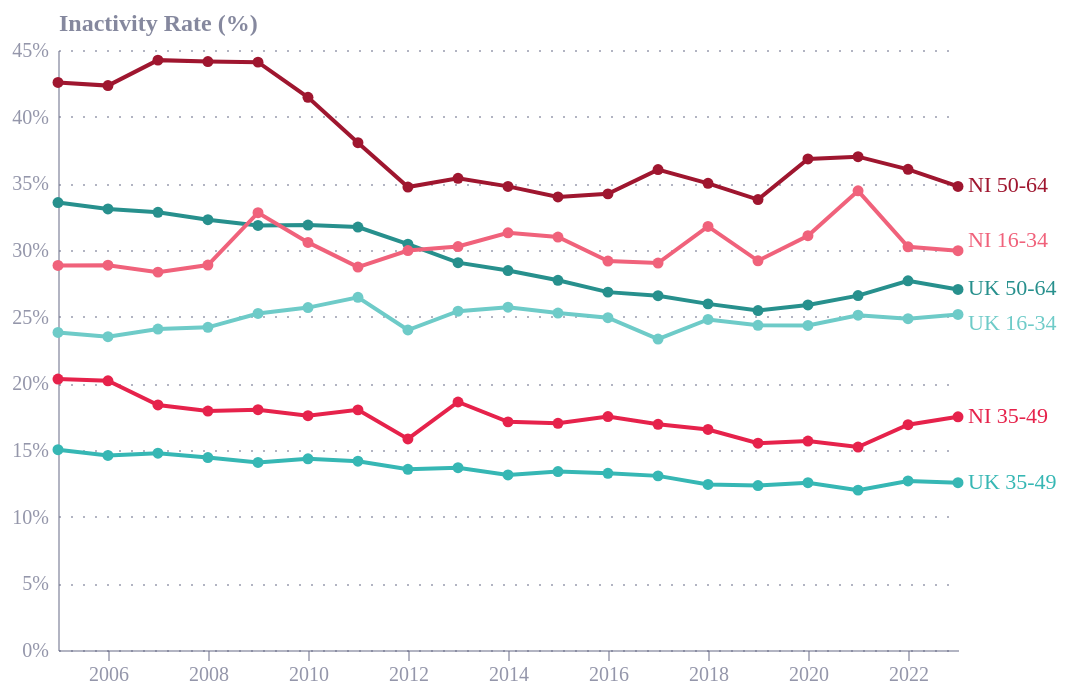

The Vega-Lite source for this figure:
### Vega-Lite specification from a JSON file in a GitHub repository (floating-point values rounded to 4 significant figures)
{"config": {"font": "Circular Std", "mark": {"line": {"interpolate": "monotone"}}, "view": {"stroke": "transparent", "width": 400, "height": 300}, "range": {"category": ["#36B7B4", "#E6224B", "#F4C245", "#0063AF", "#00A767", "#179FDB", "#EB5C2E"], "diverging": ["#E6224B", "#E54753", "#C9C9C9", "#179FDB", "#122B39"], "heatmap": ["#C9C9C9", "#179FDB", "#0063AF", "#122B39"], "ordinal": ["#00A767", "#36B7B4", "#179FDB", "#0063AF", "#243B5A"]}, "axisX": {"domainColor": "#676A86", "domainOpacity": 0.5, "grid": false, "labelAngle": 0, "labelColor": "#676A86", "labelOpacity": 0.7, "orient": "bottom", "tickColor": "#676A86", "tickCount": 10, "tickOpacity": 0.5, "title": false, "titleAlign": "center", "titleAnchor": "middle", "titleColor": "#676A86", "titleFontSize": 12, "titleOpacity": 0.8, "titleY": -15}, "axisY": {"domainColor": "#676A86", "domainOpacity": 0.5, "gridColor": "#676A86", "gridDash": [1, 5], "gridOpacity": 0.5, "labelColor": "#676A86", "labelOpacity": 0.7, "labelPadding": 5, "tickColor": "#676A86", "tickCount": 8, "tickOpacity": 0.5, "ticks": false, "titleAlign": "left", "titleAngle": 0, "titleBaseline": "bottom", "titleColor": "#676A86", "titleFontSize": 12, "titleOpacity": 0.8, "titleX": 0, "titleY": -7}}, "layer": [{"mark": {"type": "line", "point": true}, "encoding": {"color": {"field": "series", "legend": null, "scale": {"range": ["#f0627b", "#e6224b", "#9f162f", "#6ecbc8", "#36b7b4", "#27908d"]}, "title": "Country", "type": "nominal"}, "x": {"field": "date", "title": "", "type": "temporal"}, "y": {"axis": {"format": "%"}, "field": "value", "title": "Inactivity Rate (%)", "type": "quantitative"}}}, {"mark": {"type": "text", "align": "left", "dx": 5, "dy": {"expr": "datum.series == 'NI 16-34' ? -5 : datum.series == 'UK 16-34' ? 5 : 0"}}, "encoding": {"color": {"field": "series", "legend": null, "scale": {"range": ["#f0627b", "#e6224b", "#9f162f", "#6ecbc8", "#36b7b4", "#27908d"]}, "title": "Country", "type": "nominal"}, "text": {"field": "label", "type": "nominal"}, "x": {"field": "date", "title": "", "type": "temporal"}, "y": {"axis": {"format": "%"}, "field": "value", "title": "Inactivity Rate (%)", "type": "quantitative"}}}], "data": {"name": "data-63e2db5e23bd80776c63f15ba1bb4ec3"}, "height": 300, "width": 450, "$schema": "https://vega.github.io/schema/vega-lite/v5.8.0.json", "datasets": {"data-63e2db5e23bd80776c63f15ba1bb4ec3": [{"date": "2005-01-01T00:00:00", "series": "UK 16-34", "value": 0.2382, "label": ""}, {"date": "2006-01-01T00:00:00", "series": "UK 16-34", "value": 0.235, "label": ""}, {"date": "2007-01-01T00:00:00", "series": "UK 16-34", "value": 0.2407, "label": ""}, {"date": "2008-01-01T00:00:00", "series": "UK 16-34", "value": 0.242, "label": ""}, {"date": "2009-01-01T00:00:00", "series": "UK 16-34", "value": 0.2524, "label": ""}, {"date": "2010-01-01T00:00:00", "series": "UK 16-34", "value": 0.2568, "label": ""}, {"date": "2011-01-01T00:00:00", "series": "UK 16-34", "value": 0.2645, "label": ""}, {"date": "2012-01-01T00:00:00", "series": "UK 16-34", "value": 0.24, "label": ""}, {"date": "2013-01-01T00:00:00", "series": "UK 16-34", "value": 0.2541, "label": ""}, {"date": "2014-01-01T00:00:00", "series": "UK 16-34", "value": 0.2571, "label": ""}, {"date": "2015-01-01T00:00:00", "series": "UK 16-34", "value": 0.2527, "label": ""}, {"date": "2016-01-01T00:00:00", "series": "UK 16-34", "value": 0.2492, "label": ""}, {"date": "2017-01-01T00:00:00", "series": "UK 16-34", "value": 0.2332, "label": ""}, {"date": "2018-01-01T00:00:00", "series": "UK 16-34", "value": 0.2479, "label": ""}, {"date": "2019-01-01T00:00:00", "series": "UK 16-34", "value": 0.2435, "label": ""}, {"date": "2020-01-01T00:00:00", "series": "UK 16-34", "value": 0.2434, "label": ""}, {"date": "2021-01-01T00:00:00", "series": "UK 16-34", "value": 0.2511, "label": ""}, {"date": "2022-01-01T00:00:00", "series": "UK 16-34", "value": 0.2485, "label": ""}, {"date": "2023-01-01T00:00:00", "series": "UK 16-34", "value": 0.2517, "label": "UK 16-34"}, {"date": "2005-01-01T00:00:00", "series": "UK 35-49", "value": 0.1502, "label": ""}, {"date": "2006-01-01T00:00:00", "series": "UK 35-49", "value": 0.1459, "label": ""}, {"date": "2007-01-01T00:00:00", "series": "UK 35-49", "value": 0.1476, "label": ""}, {"date": "2008-01-01T00:00:00", "series": "UK 35-49", "value": 0.1443, "label": ""}, {"date": "2009-01-01T00:00:00", "series": "UK 35-49", "value": 0.1407, "label": ""}, {"date": "2010-01-01T00:00:00", "series": "UK 35-49", "value": 0.1434, "label": ""}, {"date": "2011-01-01T00:00:00", "series": "UK 35-49", "value": 0.1416, "label": ""}, {"date": "2012-01-01T00:00:00", "series": "UK 35-49", "value": 0.1355, "label": ""}, {"date": "2013-01-01T00:00:00", "series": "UK 35-49", "value": 0.1367, "label": ""}, {"date": "2014-01-01T00:00:00", "series": "UK 35-49", "value": 0.1313, "label": ""}, {"date": "2015-01-01T00:00:00", "series": "UK 35-49", "value": 0.1338, "label": ""}, {"date": "2016-01-01T00:00:00", "series": "UK 35-49", "value": 0.1325, "label": ""}, {"date": "2017-01-01T00:00:00", "series": "UK 35-49", "value": 0.1306, "label": ""}, {"date": "2018-01-01T00:00:00", "series": "UK 35-49", "value": 0.1242, "label": ""}, {"date": "2019-01-01T00:00:00", "series": "UK 35-49", "value": 0.1233, "label": ""}, {"date": "2020-01-01T00:00:00", "series": "UK 35-49", "value": 0.1255, "label": ""}, {"date": "2021-01-01T00:00:00", "series": "UK 35-49", "value": 0.1199, "label": ""}, {"date": "2022-01-01T00:00:00", "series": "UK 35-49", "value": 0.1268, "label": ""}, {"date": "2023-01-01T00:00:00", "series": "UK 35-49", "value": 0.1255, "label": "UK 35-49"}, {"date": "2005-01-01T00:00:00", "series": "UK 50-64", "value": 0.3356, "label": ""}, {"date": "2006-01-01T00:00:00", "series": "UK 50-64", "value": 0.3308, "label": ""}, {"date": "2007-01-01T00:00:00", "series": "UK 50-64", "value": 0.3283, "label": ""}, {"date": "2008-01-01T00:00:00", "series": "UK 50-64", "value": 0.3227, "label": ""}, {"date": "2009-01-01T00:00:00", "series": "UK 50-64", "value": 0.3184, "label": ""}, {"date": "2010-01-01T00:00:00", "series": "UK 50-64", "value": 0.3187, "label": ""}, {"date": "2011-01-01T00:00:00", "series": "UK 50-64", "value": 0.3172, "label": ""}, {"date": "2012-01-01T00:00:00", "series": "UK 50-64", "value": 0.3044, "label": ""}, {"date": "2013-01-01T00:00:00", "series": "UK 50-64", "value": 0.2905, "label": ""}, {"date": "2014-01-01T00:00:00", "series": "UK 50-64", "value": 0.2846, "label": ""}, {"date": "2015-01-01T00:00:00", "series": "UK 50-64", "value": 0.2773, "label": ""}, {"date": "2016-01-01T00:00:00", "series": "UK 50-64", "value": 0.2684, "label": ""}, {"date": "2017-01-01T00:00:00", "series": "UK 50-64", "value": 0.2657, "label": ""}, {"date": "2018-01-01T00:00:00", "series": "UK 50-64", "value": 0.2596, "label": ""}, {"date": "2019-01-01T00:00:00", "series": "UK 50-64", "value": 0.2546, "label": ""}, {"date": "2020-01-01T00:00:00", "series": "UK 50-64", "value": 0.2588, "label": ""}, {"date": "2021-01-01T00:00:00", "series": "UK 50-64", "value": 0.2658, "label": ""}, {"date": "2022-01-01T00:00:00", "series": "UK 50-64", "value": 0.2769, "label": ""}, {"date": "2023-01-01T00:00:00", "series": "UK 50-64", "value": 0.2704, "label": "UK 50-64"}, {"date": "2005-01-01T00:00:00", "series": "NI 16-34", "value": 0.2884, "label": ""}, {"date": "2006-01-01T00:00:00", "series": "NI 16-34", "value": 0.2886, "label": ""}, {"date": "2007-01-01T00:00:00", "series": "NI 16-34", "value": 0.2834, "label": ""}, {"date": "2008-01-01T00:00:00", "series": "NI 16-34", "value": 0.2887, "label": ""}, {"date": "2009-01-01T00:00:00", "series": "NI 16-34", "value": 0.328, "label": ""}, {"date": "2010-01-01T00:00:00", "series": "NI 16-34", "value": 0.3057, "label": ""}, {"date": "2011-01-01T00:00:00", "series": "NI 16-34", "value": 0.2872, "label": ""}, {"date": "2012-01-01T00:00:00", "series": "NI 16-34", "value": 0.2996, "label": ""}, {"date": "2013-01-01T00:00:00", "series": "NI 16-34", "value": 0.3026, "label": ""}, {"date": "2014-01-01T00:00:00", "series": "NI 16-34", "value": 0.3129, "label": ""}, {"date": "2015-01-01T00:00:00", "series": "NI 16-34", "value": 0.3097, "label": ""}, {"date": "2016-01-01T00:00:00", "series": "NI 16-34", "value": 0.2917, "label": ""}, {"date": "2017-01-01T00:00:00", "series": "NI 16-34", "value": 0.2902, "label": ""}, {"date": "2018-01-01T00:00:00", "series": "NI 16-34", "value": 0.3177, "label": ""}, {"date": "2019-01-01T00:00:00", "series": "NI 16-34", "value": 0.2919, "label": ""}, {"date": "2020-01-01T00:00:00", "series": "NI 16-34", "value": 0.3107, "label": ""}, {"date": "2021-01-01T00:00:00", "series": "NI 16-34", "value": 0.3444, "label": ""}, {"date": "2022-01-01T00:00:00", "series": "NI 16-34", "value": 0.3024, "label": ""}, {"date": "2023-01-01T00:00:00", "series": "NI 16-34", "value": 0.2995, "label": "NI 16-34"}, {"date": "2005-01-01T00:00:00", "series": "NI 35-49", "value": 0.2032, "label": ""}, {"date": "2006-01-01T00:00:00", "series": "NI 35-49", "value": 0.2019, "label": ""}, {"date": "2007-01-01T00:00:00", "series": "NI 35-49", "value": 0.1838, "label": ""}, {"date": "2008-01-01T00:00:00", "series": "NI 35-49", "value": 0.1792, "label": ""}, {"date": "2009-01-01T00:00:00", "series": "NI 35-49", "value": 0.1802, "label": ""}, {"date": "2010-01-01T00:00:00", "series": "NI 35-49", "value": 0.1757, "label": ""}, {"date": "2011-01-01T00:00:00", "series": "NI 35-49", "value": 0.1801, "label": ""}, {"date": "2012-01-01T00:00:00", "series": "NI 35-49", "value": 0.1583, "label": ""}, {"date": "2013-01-01T00:00:00", "series": "NI 35-49", "value": 0.186, "label": ""}, {"date": "2014-01-01T00:00:00", "series": "NI 35-49", "value": 0.1711, "label": ""}, {"date": "2015-01-01T00:00:00", "series": "NI 35-49", "value": 0.17, "label": ""}, {"date": "2016-01-01T00:00:00", "series": "NI 35-49", "value": 0.1751, "label": ""}, {"date": "2017-01-01T00:00:00", "series": "NI 35-49", "value": 0.1693, "label": ""}, {"date": "2018-01-01T00:00:00", "series": "NI 35-49", "value": 0.1654, "label": ""}, {"date": "2019-01-01T00:00:00", "series": "NI 35-49", "value": 0.1551, "label": ""}, {"date": "2020-01-01T00:00:00", "series": "NI 35-49", "value": 0.1567, "label": ""}, {"date": "2021-01-01T00:00:00", "series": "NI 35-49", "value": 0.1522, "label": ""}, {"date": "2022-01-01T00:00:00", "series": "NI 35-49", "value": 0.169, "label": ""}, {"date": "2023-01-01T00:00:00", "series": "NI 35-49", "value": 0.1749, "label": "NI 35-49"}, {"date": "2005-01-01T00:00:00", "series": "NI 50-64", "value": 0.4257, "label": ""}, {"date": "2006-01-01T00:00:00", "series": "NI 50-64", "value": 0.4233, "label": ""}, {"date": "2007-01-01T00:00:00", "series": "NI 50-64", "value": 0.4424, "label": ""}, {"date": "2008-01-01T00:00:00", "series": "NI 50-64", "value": 0.4413, "label": ""}, {"date": "2009-01-01T00:00:00", "series": "NI 50-64", "value": 0.4409, "label": ""}, {"date": "2010-01-01T00:00:00", "series": "NI 50-64", "value": 0.4145, "label": ""}, {"date": "2011-01-01T00:00:00", "series": "NI 50-64", "value": 0.3805, "label": ""}, {"date": "2012-01-01T00:00:00", "series": "NI 50-64", "value": 0.3472, "label": ""}, {"date": "2013-01-01T00:00:00", "series": "NI 50-64", "value": 0.3538, "label": ""}, {"date": "2014-01-01T00:00:00", "series": "NI 50-64", "value": 0.3477, "label": ""}, {"date": "2015-01-01T00:00:00", "series": "NI 50-64", "value": 0.3398, "label": ""}, {"date": "2016-01-01T00:00:00", "series": "NI 50-64", "value": 0.3421, "label": ""}, {"date": "2017-01-01T00:00:00", "series": "NI 50-64", "value": 0.3603, "label": ""}, {"date": "2018-01-01T00:00:00", "series": "NI 50-64", "value": 0.35, "label": ""}, {"date": "2019-01-01T00:00:00", "series": "NI 50-64", "value": 0.3378, "label": ""}, {"date": "2020-01-01T00:00:00", "series": "NI 50-64", "value": 0.3683, "label": ""}, {"date": "2021-01-01T00:00:00", "series": "NI 50-64", "value": 0.37, "label": ""}, {"date": "2022-01-01T00:00:00", "series": "NI 50-64", "value": 0.3605, "label": ""}, {"date": "2023-01-01T00:00:00", "series": "NI 50-64", "value": 0.3477, "label": "NI 50-64"}]}}
